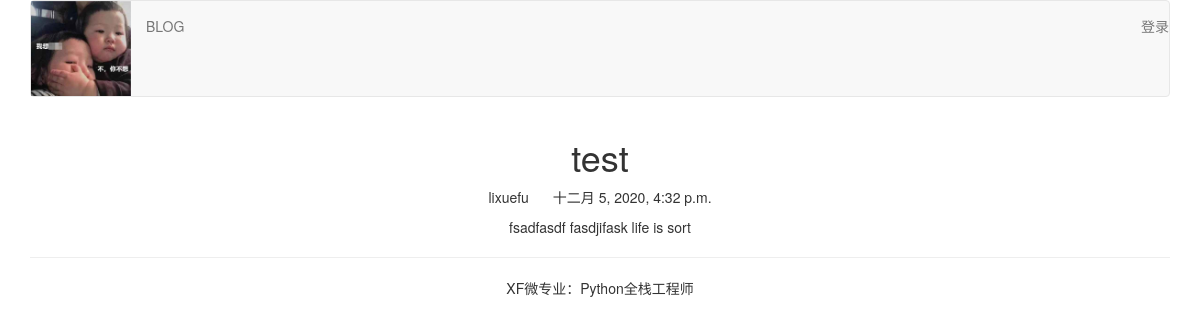
Page /blog/1/ on the committed database.
### blog/models.py (models this page shows, shortened)
class BlogArticles(models.Model):
    title = models.CharField(max_length=300)
    author = models.ForeignKey(User, on_delete=models.CASCADE, related_name='blog_posts')
    body = models.TextField()
    publish = models.DateTimeField(default=timezone.now)
    class Meta:
        ordering = ('-publish',)

### blog/views.py (the view)
# urls.py: path('<int:article_id>/', views.blog_article, name='blog_article'),
def blog_article(request, article_id):
    article = BlogArticles.objects.get(id=article_id)
    pub = article.publish
    return render(request, 'blog/content.html', {"article":article, 'publish':pub})

### templates/blog/content.html (shortened to what this page needs)
{% extends 'base.html' %}
{% block content %}
<div class='row text-center'>
  <h1>{{ article.title }}</h1>
  <p class='text-center'>
    <span>{{ article.author.username }}</span>
    <span style='margin-left:20px'>{{ publish }}</span>
  </p>
    <div>{{ article.body }}</div>
</div>
{% endblock %}
{% block ad %}
{% load static %}
{% endblock %}

### rows in the picture
BlogArticles: title "test", author.username "lixuefu", publish "十二月 5, 2020, 4:32 p.m.", body "fsadfasdf fasdjifask life is sort"
